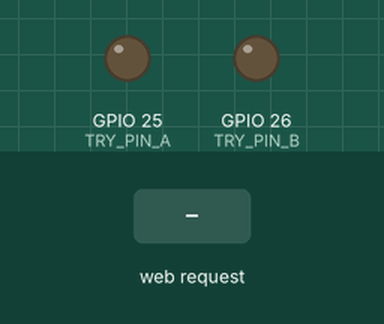
This program was run on a simulated ESP32. Parts: output pins drawn as LEDs (lit = HIGH). Inputs (shaded band) come from the test bench. WiFi joins after 1.5 s; servers stay silent unless stated; the local clock reads 2024-03-15 10:24:30 at power-on unless the program sets it; random numbers use the default seed unless the program sets one; EEPROM starts erased; not simulated (calls return 0 or success): secrets.h; what the program prints to the serial monitor is not drawn.

Above: at 2.7 s.
2.8 s: HTTP request GET /fire received
At 2.94 s:
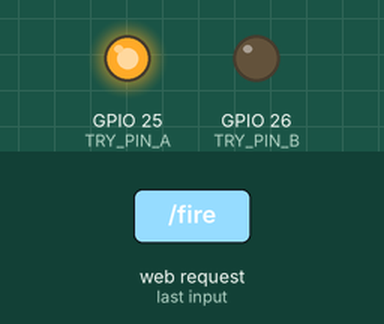
At 3.45 s:
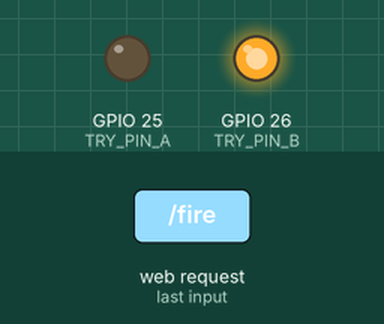
Timing chart, 0 to 5.8 s (numbered marks = the images above; inputs shaded):
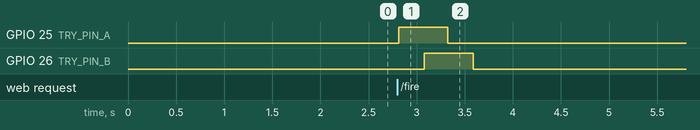

The program:

main.cpp
```cpp
// esp-fire-try-me
//
// Fires two animatronics' Try-Me triggers on a nightly schedule. Defaults:
//   * 7:00pm - 9:59pm   ->  ~every 1 minute
//   * 10:00pm - 11:59pm ->  every 5 minutes
//   * otherwise         ->  idle (never fires after midnight)
// The whole schedule (armed, start/late/stop hours, both cadences) is editable
// live from the Frankenstein dashboard via /schedule and saved in NVS, so it
// survives the nightly power-cut. See scheduleInterval() / handleSchedule().
//
// Time comes from NTP over WiFi (auto-handles EST/EDT). The ESP's clock keeps
// running after the first sync. If NTP is never reached, it assumes power came on
// at 6pm (the props + ESP are powered together then) and runs the schedule off
// uptime instead -- firing never stalls waiting for a clock.
//
// Firing both staggers prop 2 by STAGGER_MS after prop 1 (simultaneous triggers
// made prop 2 miss). Manual fire: /fire?which=1|2|both. Wireless reflash: OTA.
//
// Wiring: each animatronic's Try-Me goes through its own LR7843 opto-isolated
// MOSFET module (or a ULN2803 channel) -- same parts as the Frankenstein board:
//   ESP TRY_PIN_A -> module 1 signal in,  ESP GND -> module 1 signal GND
//   ESP TRY_PIN_B -> module 2 signal in,  ESP GND -> module 2 signal GND
//   each prop's two Try-Me wires -> that module's load terminals
// A pulse closes the prop's button for PULSE_MS.

#include <Arduino.h>
#include <WiFi.h>
#include <WebServer.h>
#include <ArduinoOTA.h>
#include <Preferences.h>
#include <time.h>

#include "secrets.h"   // WIFI_SSID / WIFI_PASSWORD

#ifndef OTA_PASSWORD
#define OTA_PASSWORD "frankenlab"   // wireless-flash password (override in secrets.h)
#endif

// ---- config ----------------------------------------------------------------
static const int TRY_PIN_A = 25;          // animatronic 1 -> LR7843 signal in
static const int TRY_PIN_B = 26;          // animatronic 2 -> LR7843 signal in
static const int TRIGGER_ON = HIGH;       // LR7843 is active-HIGH; set LOW for an
                                          // active-low relay module instead
static const uint32_t PULSE_MS   = 500;   // how long to "hold" each button
static const uint32_t STAGGER_MS = 250;   // when firing both, delay prop 2 after
                                          // prop 1 (prop 2 sometimes missed when
                                          // both triggered at the same instant)
static const uint32_t EVENING_MS = 60000; // 7-10pm  -> ~1 min
static const uint32_t LATE_MS    = 300000;// 10pm-2am -> 5 min
static const uint32_t JITTER_MS  = 8000;  // +0..8s random, so it isn't robotic

// EST with US daylight-saving rules (EDT in effect on Halloween).
static const char* TZ_STR = "EST5EDT,M3.2.0,M11.1.0";
static const char* NTP1 = "pool.ntp.org";
static const char* NTP2 = "time.nist.gov";

// Static IP so the Frankenstein dashboard can reach /fire at a fixed address.
// (Espressif chip — static holds fine. Quiet 71.x range, like boards 2/3.)
#define STATIC_IP   192, 168, 71, 204
#define STATIC_GW   192, 168, 68, 1
#define STATIC_MASK 255, 255, 252, 0
#define STATIC_DNS  8, 8, 8, 8
static WebServer server(80);
// ----------------------------------------------------------------------------

// ---- runtime schedule (editable from the dashboard, saved in flash) --------
// Survives the nightly power-cut via NVS, so it isn't lost at each 6pm boot.
// Hours are 0-23 (0 = midnight). The constants above are just the defaults.
struct Sched {
    bool     armed;        // master on/off for autonomous firing
    uint8_t  startHour;    // begin firing (evening cadence)
    uint8_t  lateHour;     // switch to the slower "late" cadence
    uint8_t  stopHour;     // go idle (no firing from here on)
    uint32_t eveningMs;    // evening cadence
    uint32_t lateMs;       // late cadence
};
static Sched g;
static Preferences prefs;

static void loadSched() {
    prefs.begin("tryme", true);
    g.armed     = prefs.getBool ("armed", true);
    g.startHour = prefs.getUChar("start", 19);   // 7pm
    g.lateHour  = prefs.getUChar("late",  22);   // 10pm
    g.stopHour  = prefs.getUChar("stop",   0);   // midnight
    g.eveningMs = prefs.getUInt ("evms",  EVENING_MS);
    g.lateMs    = prefs.getUInt ("latms", LATE_MS);
    prefs.end();
}
static void saveSched() {
    prefs.begin("tryme", false);
    prefs.putBool ("armed", g.armed);
    prefs.putUChar("start", g.startHour);
    prefs.putUChar("late",  g.lateHour);
    prefs.putUChar("stop",  g.stopHour);
    prefs.putUInt ("evms",  g.eveningMs);
    prefs.putUInt ("latms", g.lateMs);
    prefs.end();
}

// Is hour h within [start, end) on a clock that may wrap past midnight?
static bool hourInRange(int h, int start, int end) {
    if (start == end) return false;
    if (start <  end) return h >= start && h < end;
    return h >= start || h < end;     // window crosses midnight (e.g. 22->2)
}
// ----------------------------------------------------------------------------

// Independent pulse timers per pin so the two props can be staggered (0 = idle).
static uint32_t aOffAt = 0;        // release prop 1 at this time
static uint32_t bOnAt  = 0;        // start prop 2 at this time (staggered)
static uint32_t bOffAt = 0;        // release prop 2 at this time
static uint32_t nextFireAt = 0;    // when to fire next (0 = fire on next active tick)

static void firePins(bool a, bool b) {
    // Don't restart a pulse that's still running: a repeated fire (overlapping
    // schedule tick, double tap, or a reset-loop re-trigger) would keep pushing
    // prop 2's staggered start into the future and starve it. Let the current
    // A+B sequence finish first.
    if (aOffAt || bOnAt || bOffAt) return;
    uint32_t now = millis();
    if (a) { digitalWrite(TRY_PIN_A, TRIGGER_ON); aOffAt = now + PULSE_MS; }
    if (b) {
        if (a) {
            bOnAt = now + STAGGER_MS;           // both: fire prop 2 a beat later
        } else {
            digitalWrite(TRY_PIN_B, TRIGGER_ON); // prop 2 only: fire immediately
            bOffAt = now + PULSE_MS;
        }
    }
    Serial.printf("FIRE -> prop1=%d prop2=%d\n", a, b);
}
static void fireBoth() { firePins(true, true); }

// Drive the per-pin pulse state machine; call every loop.
static void servicePulses(uint32_t now) {
    if (bOnAt && (int32_t)(now - bOnAt) >= 0) {   // staggered prop-2 start
        digitalWrite(TRY_PIN_B, TRIGGER_ON);
        bOffAt = now + PULSE_MS;
        bOnAt = 0;
    }
    if (aOffAt && (int32_t)(now - aOffAt) >= 0) { digitalWrite(TRY_PIN_A, !TRIGGER_ON); aOffAt = 0; }
    if (bOffAt && (int32_t)(now - bOffAt) >= 0) { digitalWrite(TRY_PIN_B, !TRIGGER_ON); bOffAt = 0; }
}

// /fire            -> both props
// /fire?which=1    -> prop 1 only
// /fire?which=2    -> prop 2 only
static void handleFire() {
    server.sendHeader("Access-Control-Allow-Origin", "*");
    String w = server.hasArg("which") ? server.arg("which") : "both";
    if (w == "1")      firePins(true, false);
    else if (w == "2") firePins(false, true);
    else               firePins(true, true);
    server.send(200, "application/json", "{\"fired\":\"" + w + "\"}\n");
}

static String schedJson() {
    char buf[220];
    snprintf(buf, sizeof(buf),
        "{\"armed\":%d,\"start\":%u,\"late\":%u,\"stop\":%u,"
        "\"eveningMin\":%lu,\"lateMin\":%lu}\n",
        g.armed ? 1 : 0, g.startHour, g.lateHour, g.stopHour,
        (unsigned long)(g.eveningMs / 60000UL), (unsigned long)(g.lateMs / 60000UL));
    return String(buf);
}

// GET /schedule                       -> current settings as JSON
// GET /schedule?armed=0/1&start=19&late=22&stop=0&evmin=1&latmin=5  -> set+save
static void handleSchedule() {
    server.sendHeader("Access-Control-Allow-Origin", "*");
    bool changed = false;
    if (server.hasArg("armed"))  { g.armed     = server.arg("armed") == "1"; changed = true; }
    if (server.hasArg("start"))  { g.startHour = constrain(server.arg("start").toInt(), 0, 23); changed = true; }
    if (server.hasArg("late"))   { g.lateHour  = constrain(server.arg("late").toInt(),  0, 23); changed = true; }
    if (server.hasArg("stop"))   { g.stopHour  = constrain(server.arg("stop").toInt(),  0, 23); changed = true; }
    if (server.hasArg("evmin"))  { g.eveningMs = (uint32_t)max(1L, server.arg("evmin").toInt())  * 60000UL; changed = true; }
    if (server.hasArg("latmin")) { g.lateMs    = (uint32_t)max(1L, server.arg("latmin").toInt()) * 60000UL; changed = true; }
    if (changed) saveSched();
    server.send(200, "application/json", schedJson());
}

static bool timeValid() {
    struct tm t;
    if (!getLocalTime(&t, 0)) return false;
    return t.tm_year > (2020 - 1900);
}

static void connectWiFi() {
    WiFi.mode(WIFI_STA);
    WiFi.setSleep(false);                      // modem sleep causes dropped/laggy HTTP
    WiFi.setTxPower(WIFI_POWER_11dBm);         // lower TX spike -> fewer brownout resets
    WiFi.config(IPAddress(STATIC_IP), IPAddress(STATIC_GW),
                IPAddress(STATIC_MASK), IPAddress(STATIC_DNS));
    WiFi.begin(WIFI_SSID, WIFI_PASSWORD);
    Serial.print("WiFi connecting");
    uint32_t start = millis();
    while (WiFi.status() != WL_CONNECTED && millis() - start < 20000) {
        delay(250);
        Serial.print(".");
    }
    if (WiFi.status() == WL_CONNECTED)
        Serial.println(" connected: http://" + WiFi.localIP().toString() + "/");
    else
        Serial.println(" (no WiFi yet)");
}

void setup() {
    Serial.begin(115200);
    pinMode(TRY_PIN_A, OUTPUT); digitalWrite(TRY_PIN_A, !TRIGGER_ON);
    pinMode(TRY_PIN_B, OUTPUT); digitalWrite(TRY_PIN_B, !TRIGGER_ON);

    loadSched();   // restore the schedule saved before the last power-cut

    connectWiFi();
    configTzTime(TZ_STR, NTP1, NTP2);
    Serial.print("waiting for NTP time");
    uint32_t start = millis();
    while (!timeValid() && millis() - start < 15000) { delay(250); Serial.print("."); }
    if (timeValid()) {
        struct tm t; getLocalTime(&t);
        Serial.printf(" synced: %02d:%02d\n", t.tm_hour, t.tm_min);
    } else {
        Serial.println(" NOT synced yet (will keep retrying)");
    }
    Serial.println("Serial 'f' = manual fire test.");

    server.on("/fire", handleFire);
    server.on("/schedule", handleSchedule);
    server.on("/", []() {
        server.sendHeader("Access-Control-Allow-Origin", "*");
        server.send(200, "text/plain",
            "esp-fire-try-me\n/fire ?which=1|2|both\n"
            "/schedule ?armed=0/1&start=19&late=22&stop=0&evmin=1&latmin=5\n");
    });
    server.enableCORS(true);
    server.begin();

    // Wireless flashing: pio run -e esp32_ota -t upload  (see platformio.ini)
    ArduinoOTA.setHostname("esp-fire-tryme");
    ArduinoOTA.setPassword(OTA_PASSWORD);
    ArduinoOTA.begin();
    Serial.println("OTA ready (wireless flashing enabled)");
}

// Current hour (0-23). Prefers real NTP time; if time was never obtained (no
// WiFi), falls back to assuming power came on at 6pm EST -- power hits the ESP
// and props together at 6pm, so uptime advances the virtual clock from 18:00.
static int currentHour() {
    struct tm t;
    if (getLocalTime(&t, 0) && t.tm_year > (2020 - 1900)) return t.tm_hour;
    uint32_t vmin = (18 * 60UL + millis() / 60000UL) % (24 * 60UL);  // boot = 18:00
    return (int)(vmin / 60);
}

// Current firing cadence, or 0 (idle), per the editable schedule.
static uint32_t scheduleInterval() {
    if (!g.armed) return 0;
    int h = currentHour();
    if (hourInRange(h, g.startHour, g.lateHour)) return g.eveningMs;  // evening
    if (hourInRange(h, g.lateHour,  g.stopHour)) return g.lateMs;     // late
    return 0;                                                          // idle
}

void loop() {
    uint32_t now = millis();
    server.handleClient();
    ArduinoOTA.handle();   // wireless flashing

    // Drive the staggered per-pin pulses.
    servicePulses(now);

    // Manual test over serial: 1 = prop 1, 2 = prop 2, f/b = both.
    if (Serial.available()) {
        char c = Serial.read();
        if      (c == '1') firePins(true, false);
        else if (c == '2') firePins(false, true);
        else if (c == 'f' || c == 'b') firePins(true, true);
    }

    // Keep trying for real time in the background (non-blocking) if not synced,
    // so the schedule snaps to true time if the network ever comes up. Meanwhile
    // scheduleInterval() runs the assume-6pm fallback -- firing never stalls.
    if (!timeValid()) {
        static uint32_t retry = 0;
        if (now - retry > 60000) {
            retry = now;
            if (WiFi.status() != WL_CONNECTED) WiFi.begin(WIFI_SSID, WIFI_PASSWORD);
            configTzTime(TZ_STR, NTP1, NTP2);
        }
    }

    uint32_t interval = scheduleInterval();
    if (interval == 0) {
        nextFireAt = 0;                                  // idle window
    } else if (nextFireAt == 0 || (int32_t)(now - nextFireAt) >= 0) {
        fireBoth();
        nextFireAt = now + interval + (uint32_t)random(0, JITTER_MS);
    }
    delay(20);
}
```

Measured:
- after the input at 2.8 s, GPIO 25 (TRY_PIN_A): LOW → HIGH at once, → LOW 0.51 s later; GPIO 26 (TRY_PIN_B): LOW → HIGH after 0.28 s, → LOW 0.51 s later
